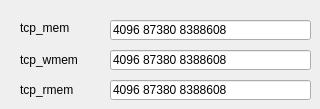
       <widget class="QWidget" name="servermemory">
        <attribute name="title">
         <string>Server Memory</string>
        </attribute>
        <widget class="QLineEdit" name="tcp_mem_server">
         <property name="geometry">
          <rect>
           <x>110</x>
           <y>20</y>
           <width>201</width>
           <height>20</height>
          </rect>
         </property>
         <property name="toolTip">
          <string>&lt;html&gt;&lt;head/&gt;&lt;body&gt;&lt;p&gt;put 3 values in bytes, can be separated by comma or space&lt;/p&gt;&lt;/body&gt;&lt;/html&gt;</string>
         </property>
         <property name="whatsThis">
          <string>&lt;html&gt;&lt;head/&gt;&lt;body&gt;&lt;p&gt;put 3 values in bytes, can be separated by comma or space&lt;/p&gt;&lt;/body&gt;&lt;/html&gt;</string>
         </property>
         <property name="inputMask">
          <string/>
         </property>
         <property name="text">
          <string>4096 87380 8388608</string>
         </property>
         <property name="maxLength">
          <number>200</number>
         </property>
        </widget>
        <widget class="QLineEdit" name="tcp_mem_server_rmem">
         <property name="geometry">
          <rect>
           <x>110</x>
           <y>80</y>
           <width>201</width>
           <height>20</height>
          </rect>
         </property>
         <property name="toolTip">
          <string>&lt;html&gt;&lt;head/&gt;&lt;body&gt;&lt;p&gt;put 3 values in bytes, can be separated by comma or space&lt;/p&gt;&lt;/body&gt;&lt;/html&gt;</string>
         </property>
         <property name="whatsThis">
          <string>&lt;html&gt;&lt;head/&gt;&lt;body&gt;&lt;p&gt;put 3 values in bytes, can be separated by comma or space&lt;/p&gt;&lt;/body&gt;&lt;/html&gt;</string>
         </property>
         <property name="inputMask">
          <string/>
         </property>
         <property name="text">
          <string>4096 87380 8388608</string>
         </property>
         <property name="maxLength">
          <number>200</number>
         </property>
        </widget>
        <widget class="QLabel" name="label_31">
         <property name="geometry">
          <rect>
           <x>20</x>
           <y>80</y>
           <width>70</width>
           <height>20</height>
          </rect>
         </property>
         <property name="text">
          <string>tcp_rmem</string>
         </property>
        </widget>
        <widget class="QLineEdit" name="tcp_mem_server_wmem">
         <property name="geometry">
          <rect>
           <x>110</x>
           <y>50</y>
           <width>201</width>
           <height>20</height>
          </rect>
         </property>
         <property name="toolTip">
          <string>&lt;html&gt;&lt;head/&gt;&lt;body&gt;&lt;p&gt;put 3 values in bytes, can be separated by comma or space&lt;/p&gt;&lt;/body&gt;&lt;/html&gt;</string>
         </property>
         <property name="whatsThis">
          <string>&lt;html&gt;&lt;head/&gt;&lt;body&gt;&lt;p&gt;put 3 values in bytes, can be separated by comma or space&lt;/p&gt;&lt;/body&gt;&lt;/html&gt;</string>
         </property>
         <property name="inputMask">
          <string/>
         </property>
         <property name="text">
          <string>4096 87380 8388608</string>
         </property>
         <property name="maxLength">
          <number>200</number>
         </property>
        </widget>
        <widget class="QLabel" name="label_29">
         <property name="geometry">
          <rect>
           <x>20</x>
           <y>20</y>
           <width>70</width>
           <height>16</height>
          </rect>
         </property>
         <property name="text">
          <string>tcp_mem</string>
         </property>
        </widget>
        <widget class="QLabel" name="label_30">
         <property name="geometry">
          <rect>
           <x>20</x>
           <y>50</y>
           <width>80</width>
           <height>20</height>
          </rect>
         </property>
         <property name="text">
          <string>tcp_wmem</string>
         </property>
        </widget>
       </widget>
